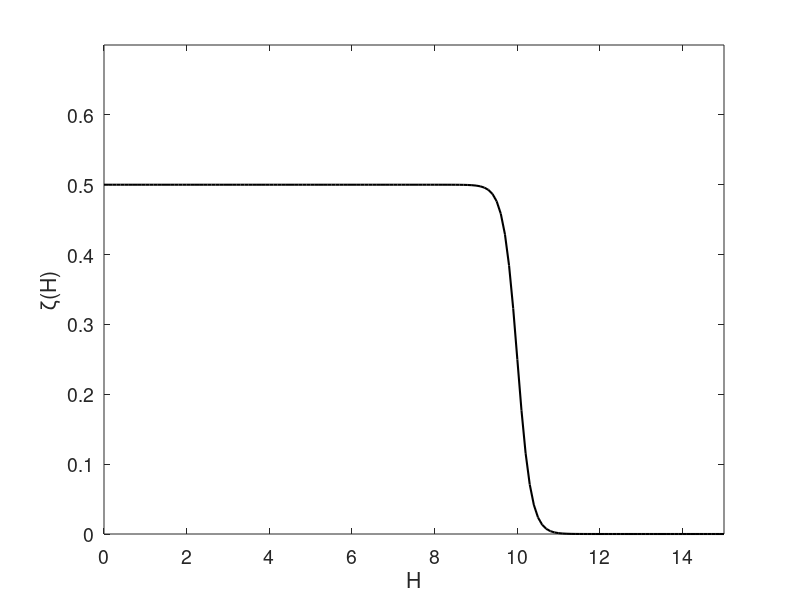

Recreate this plot in MATLAB.
% SIR+ models: Accounting for interaction-dependent disease susceptibility in the planning of public health interventions
%------------------------------------------------------------------------
% AUTHORSHIP AND CONTACT
% Original code by Maria M. Martignoni (Hebrew University of Jerusalem)
% Contact: maria.martignonimseya@mail.huji.ac.il
%-------------------------------------------------

clear all
close all

Hmax = 10;  
h = .1;
C = 10; 
k = 0.5;


Hv = 0:0.1:15;

zeta = C*k*h*1/2*(1-tanh(3*(Hv-Hmax)));

figure(1);
plot(Hv,zeta,'-k','LineWidth',1.5);
axis([0 Hv(end) 0 0.7])
xlabel('H')
ylabel('\zeta(H)')
set(gca,'fontsize',14)


